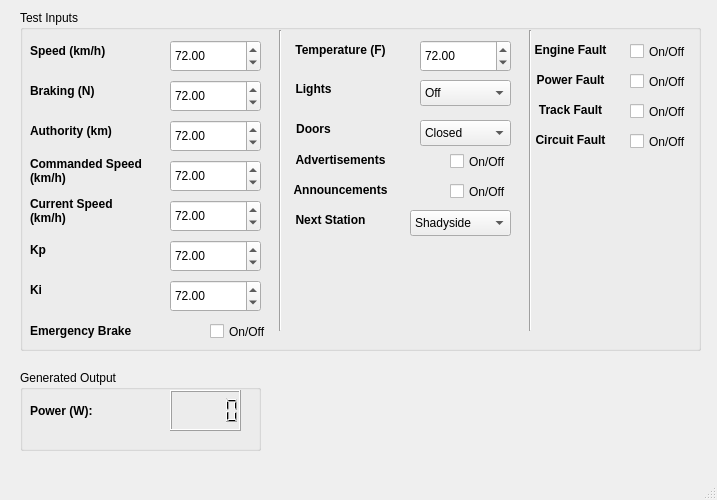
<?xml version="1.0" encoding="UTF-8"?>
<ui version="4.0">
 <class>Test_SecondWindow</class>
 <widget class="QMainWindow" name="Test_SecondWindow">
  <property name="geometry">
   <rect>
    <x>0</x>
    <y>0</y>
    <width>717</width>
    <height>500</height>
   </rect>
  </property>
  <property name="windowTitle">
   <string>MainWindow</string>
  </property>
  <widget class="QWidget" name="centralwidget">
   <widget class="QGroupBox" name="Manual_Frame_4">
    <property name="geometry">
     <rect>
      <x>20</x>
      <y>10</y>
      <width>681</width>
      <height>341</height>
     </rect>
    </property>
    <property name="title">
     <string>Test Inputs</string>
    </property>
    <widget class="QCheckBox" name="TestMode_Advertisements">
     <property name="geometry">
      <rect>
       <x>430</x>
       <y>140</y>
       <width>61</width>
       <height>23</height>
      </rect>
     </property>
     <property name="text">
      <string>On/Off</string>
     </property>
    </widget>
    <widget class="QLabel" name="label_42">
     <property name="geometry">
      <rect>
       <x>10</x>
       <y>60</y>
       <width>91</width>
       <height>41</height>
      </rect>
     </property>
     <property name="font">
      <font>
       <bold>true</bold>
      </font>
     </property>
     <property name="text">
      <string>Braking (N)</string>
     </property>
    </widget>
    <widget class="QLabel" name="label_9">
     <property name="geometry">
      <rect>
       <x>260</x>
       <y>70</y>
       <width>67</width>
       <height>17</height>
      </rect>
     </property>
     <property name="font">
      <font>
       <bold>true</bold>
      </font>
     </property>
     <property name="text">
      <string>Lights</string>
     </property>
     <property name="alignment">
      <set>Qt::AlignCenter</set>
     </property>
    </widget>
    <widget class="QCheckBox" name="TestMode_Announcements">
     <property name="geometry">
      <rect>
       <x>430</x>
       <y>170</y>
       <width>61</width>
       <height>23</height>
      </rect>
     </property>
     <property name="text">
      <string>On/Off</string>
     </property>
    </widget>
    <widget class="QDoubleSpinBox" name="TestMode_Temperature">
     <property name="geometry">
      <rect>
       <x>400</x>
       <y>30</y>
       <width>91</width>
       <height>32</height>
      </rect>
     </property>
     <property name="minimum">
      <double>0.000000000000000</double>
     </property>
     <property name="maximum">
      <double>100.000000000000000</double>
     </property>
     <property name="value">
      <double>72.000000000000000</double>
     </property>
    </widget>
    <widget class="Line" name="line_7">
     <property name="geometry">
      <rect>
       <x>500</x>
       <y>20</y>
       <width>20</width>
       <height>301</height>
      </rect>
     </property>
     <property name="orientation">
      <enum>Qt::Vertical</enum>
     </property>
    </widget>
    <widget class="Line" name="line_8">
     <property name="geometry">
      <rect>
       <x>250</x>
       <y>20</y>
       <width>20</width>
       <height>301</height>
      </rect>
     </property>
     <property name="orientation">
      <enum>Qt::Vertical</enum>
     </property>
    </widget>
    <widget class="QComboBox" name="TestMode_Lights">
     <property name="geometry">
      <rect>
       <x>400</x>
       <y>70</y>
       <width>91</width>
       <height>26</height>
      </rect>
     </property>
     <item>
      <property name="text">
       <string>Off</string>
      </property>
     </item>
     <item>
      <property name="text">
       <string>Internal</string>
      </property>
     </item>
     <item>
      <property name="text">
       <string>External</string>
      </property>
     </item>
     <item>
      <property name="text">
       <string>Both</string>
      </property>
     </item>
    </widget>
    <widget class="QComboBox" name="TestMode_Doors">
     <property name="geometry">
      <rect>
       <x>400</x>
       <y>110</y>
       <width>91</width>
       <height>26</height>
      </rect>
     </property>
     <item>
      <property name="text">
       <string>Closed</string>
      </property>
     </item>
     <item>
      <property name="text">
       <string>Left</string>
      </property>
     </item>
     <item>
      <property name="text">
       <string>Right</string>
      </property>
     </item>
     <item>
      <property name="text">
       <string>Both</string>
      </property>
     </item>
    </widget>
    <widget class="QLabel" name="label_10">
     <property name="geometry">
      <rect>
       <x>260</x>
       <y>110</y>
       <width>67</width>
       <height>17</height>
      </rect>
     </property>
     <property name="font">
      <font>
       <bold>true</bold>
      </font>
     </property>
     <property name="text">
      <string>Doors</string>
     </property>
     <property name="alignment">
      <set>Qt::AlignCenter</set>
     </property>
    </widget>
    <widget class="QLabel" name="label_43">
     <property name="geometry">
      <rect>
       <x>260</x>
       <y>170</y>
       <width>121</width>
       <height>20</height>
      </rect>
     </property>
     <property name="font">
      <font>
       <bold>true</bold>
      </font>
     </property>
     <property name="text">
      <string>Announcements</string>
     </property>
     <property name="alignment">
      <set>Qt::AlignCenter</set>
     </property>
    </widget>
    <widget class="QLabel" name="label_44">
     <property name="geometry">
      <rect>
       <x>10</x>
       <y>20</y>
       <width>91</width>
       <height>41</height>
      </rect>
     </property>
     <property name="font">
      <font>
       <bold>true</bold>
      </font>
     </property>
     <property name="text">
      <string>Speed (km/h)</string>
     </property>
    </widget>
    <widget class="QLabel" name="label_45">
     <property name="geometry">
      <rect>
       <x>260</x>
       <y>140</y>
       <width>121</width>
       <height>20</height>
      </rect>
     </property>
     <property name="font">
      <font>
       <bold>true</bold>
      </font>
     </property>
     <property name="text">
      <string>Advertisements</string>
     </property>
     <property name="alignment">
      <set>Qt::AlignCenter</set>
     </property>
    </widget>
    <widget class="QDoubleSpinBox" name="TestMode_Speed">
     <property name="geometry">
      <rect>
       <x>150</x>
       <y>30</y>
       <width>91</width>
       <height>32</height>
      </rect>
     </property>
     <property name="minimum">
      <double>0.000000000000000</double>
     </property>
     <property name="maximum">
      <double>100.000000000000000</double>
     </property>
     <property name="value">
      <double>72.000000000000000</double>
     </property>
    </widget>
    <widget class="QDoubleSpinBox" name="TestMode_Braking">
     <property name="geometry">
      <rect>
       <x>150</x>
       <y>70</y>
       <width>91</width>
       <height>32</height>
      </rect>
     </property>
     <property name="minimum">
      <double>0.000000000000000</double>
     </property>
     <property name="maximum">
      <double>100.000000000000000</double>
     </property>
     <property name="value">
      <double>72.000000000000000</double>
     </property>
    </widget>
    <widget class="QLabel" name="label_46">
     <property name="geometry">
      <rect>
       <x>10</x>
       <y>300</y>
       <width>101</width>
       <height>41</height>
      </rect>
     </property>
     <property name="font">
      <font>
       <bold>true</bold>
      </font>
     </property>
     <property name="text">
      <string>Emergency Brake</string>
     </property>
    </widget>
    <widget class="QCheckBox" name="TestMode_EmergencyBrake">
     <property name="geometry">
      <rect>
       <x>190</x>
       <y>310</y>
       <width>61</width>
       <height>23</height>
      </rect>
     </property>
     <property name="text">
      <string>On/Off</string>
     </property>
    </widget>
    <widget class="QLabel" name="label_47">
     <property name="geometry">
      <rect>
       <x>10</x>
       <y>100</y>
       <width>91</width>
       <height>41</height>
      </rect>
     </property>
     <property name="font">
      <font>
       <bold>true</bold>
      </font>
     </property>
     <property name="text">
      <string>Authority (km)</string>
     </property>
    </widget>
    <widget class="QDoubleSpinBox" name="TestMode_Authority">
     <property name="geometry">
      <rect>
       <x>150</x>
       <y>110</y>
       <width>91</width>
       <height>32</height>
      </rect>
     </property>
     <property name="minimum">
      <double>0.000000000000000</double>
     </property>
     <property name="maximum">
      <double>100.000000000000000</double>
     </property>
     <property name="value">
      <double>72.000000000000000</double>
     </property>
    </widget>
    <widget class="QLabel" name="label_48">
     <property name="geometry">
      <rect>
       <x>10</x>
       <y>140</y>
       <width>121</width>
       <height>41</height>
      </rect>
     </property>
     <property name="font">
      <font>
       <bold>true</bold>
      </font>
     </property>
     <property name="text">
      <string>Commanded Speed (km/h)</string>
     </property>
     <property name="wordWrap">
      <bool>true</bool>
     </property>
    </widget>
    <widget class="QDoubleSpinBox" name="TestMode_CommandedSpeed">
     <property name="geometry">
      <rect>
       <x>150</x>
       <y>150</y>
       <width>91</width>
       <height>32</height>
      </rect>
     </property>
     <property name="minimum">
      <double>0.000000000000000</double>
     </property>
     <property name="maximum">
      <double>100.000000000000000</double>
     </property>
     <property name="value">
      <double>72.000000000000000</double>
     </property>
    </widget>
    <widget class="QLabel" name="label_49">
     <property name="geometry">
      <rect>
       <x>260</x>
       <y>30</y>
       <width>121</width>
       <height>20</height>
      </rect>
     </property>
     <property name="font">
      <font>
       <bold>true</bold>
      </font>
     </property>
     <property name="text">
      <string>Temperature (F)</string>
     </property>
     <property name="alignment">
      <set>Qt::AlignCenter</set>
     </property>
    </widget>
    <widget class="QLabel" name="label_50">
     <property name="geometry">
      <rect>
       <x>510</x>
       <y>30</y>
       <width>81</width>
       <height>20</height>
      </rect>
     </property>
     <property name="font">
      <font>
       <bold>true</bold>
      </font>
     </property>
     <property name="text">
      <string>Engine Fault</string>
     </property>
     <property name="alignment">
      <set>Qt::AlignCenter</set>
     </property>
    </widget>
    <widget class="QLabel" name="label_51">
     <property name="geometry">
      <rect>
       <x>510</x>
       <y>60</y>
       <width>81</width>
       <height>20</height>
      </rect>
     </property>
     <property name="font">
      <font>
       <bold>true</bold>
      </font>
     </property>
     <property name="text">
      <string>Power Fault</string>
     </property>
     <property name="alignment">
      <set>Qt::AlignCenter</set>
     </property>
    </widget>
    <widget class="QLabel" name="label_52">
     <property name="geometry">
      <rect>
       <x>510</x>
       <y>90</y>
       <width>81</width>
       <height>20</height>
      </rect>
     </property>
     <property name="font">
      <font>
       <bold>true</bold>
      </font>
     </property>
     <property name="text">
      <string>Track Fault</string>
     </property>
     <property name="alignment">
      <set>Qt::AlignCenter</set>
     </property>
    </widget>
    <widget class="QLabel" name="label_53">
     <property name="geometry">
      <rect>
       <x>510</x>
       <y>120</y>
       <width>81</width>
       <height>20</height>
      </rect>
     </property>
     <property name="font">
      <font>
       <bold>true</bold>
      </font>
     </property>
     <property name="text">
      <string>Circuit Fault</string>
     </property>
     <property name="alignment">
      <set>Qt::AlignCenter</set>
     </property>
    </widget>
    <widget class="QCheckBox" name="TestMode_EngineFault">
     <property name="geometry">
      <rect>
       <x>610</x>
       <y>30</y>
       <width>61</width>
       <height>23</height>
      </rect>
     </property>
     <property name="text">
      <string>On/Off</string>
     </property>
    </widget>
    <widget class="QCheckBox" name="TestMode_PowerFault">
     <property name="geometry">
      <rect>
       <x>610</x>
       <y>60</y>
       <width>61</width>
       <height>23</height>
      </rect>
     </property>
     <property name="text">
      <string>On/Off</string>
     </property>
    </widget>
    <widget class="QCheckBox" name="TestMode_TrackFault">
     <property name="geometry">
      <rect>
       <x>610</x>
       <y>90</y>
       <width>61</width>
       <height>23</height>
      </rect>
     </property>
     <property name="text">
      <string>On/Off</string>
     </property>
    </widget>
    <widget class="QCheckBox" name="TestMode_CircuitFault">
     <property name="geometry">
      <rect>
       <x>610</x>
       <y>120</y>
       <width>61</width>
       <height>23</height>
      </rect>
     </property>
     <property name="text">
      <string>On/Off</string>
     </property>
    </widget>
    <widget class="QLabel" name="label_33">
     <property name="geometry">
      <rect>
       <x>10</x>
       <y>270</y>
       <width>63</width>
       <height>20</height>
      </rect>
     </property>
     <property name="font">
      <font>
       <bold>true</bold>
      </font>
     </property>
     <property name="text">
      <string>Ki</string>
     </property>
    </widget>
    <widget class="QDoubleSpinBox" name="TestEngineerMode_setKp">
     <property name="geometry">
      <rect>
       <x>150</x>
       <y>230</y>
       <width>91</width>
       <height>32</height>
      </rect>
     </property>
     <property name="minimum">
      <double>0.000000000000000</double>
     </property>
     <property name="maximum">
      <double>100.000000000000000</double>
     </property>
     <property name="value">
      <double>72.000000000000000</double>
     </property>
    </widget>
    <widget class="QDoubleSpinBox" name="TestEngineerMode_setKi">
     <property name="geometry">
      <rect>
       <x>150</x>
       <y>270</y>
       <width>91</width>
       <height>32</height>
      </rect>
     </property>
     <property name="minimum">
      <double>0.000000000000000</double>
     </property>
     <property name="maximum">
      <double>100.000000000000000</double>
     </property>
     <property name="value">
      <double>72.000000000000000</double>
     </property>
    </widget>
    <widget class="QLabel" name="label">
     <property name="geometry">
      <rect>
       <x>10</x>
       <y>230</y>
       <width>63</width>
       <height>20</height>
      </rect>
     </property>
     <property name="font">
      <font>
       <bold>true</bold>
      </font>
     </property>
     <property name="text">
      <string>Kp</string>
     </property>
    </widget>
    <widget class="QLabel" name="label_54">
     <property name="geometry">
      <rect>
       <x>10</x>
       <y>180</y>
       <width>111</width>
       <height>41</height>
      </rect>
     </property>
     <property name="font">
      <font>
       <bold>true</bold>
      </font>
     </property>
     <property name="text">
      <string>Current Speed (km/h)</string>
     </property>
     <property name="wordWrap">
      <bool>true</bool>
     </property>
    </widget>
    <widget class="QDoubleSpinBox" name="TestMode_CurrentSpeed">
     <property name="geometry">
      <rect>
       <x>150</x>
       <y>190</y>
       <width>91</width>
       <height>32</height>
      </rect>
     </property>
     <property name="minimum">
      <double>0.000000000000000</double>
     </property>
     <property name="maximum">
      <double>100.000000000000000</double>
     </property>
     <property name="value">
      <double>72.000000000000000</double>
     </property>
    </widget>
    <widget class="QLabel" name="label_56">
     <property name="geometry">
      <rect>
       <x>250</x>
       <y>200</y>
       <width>121</width>
       <height>20</height>
      </rect>
     </property>
     <property name="font">
      <font>
       <bold>true</bold>
      </font>
     </property>
     <property name="text">
      <string>Next Station</string>
     </property>
     <property name="alignment">
      <set>Qt::AlignCenter</set>
     </property>
    </widget>
    <widget class="QComboBox" name="TestMode_NextStation">
     <property name="geometry">
      <rect>
       <x>390</x>
       <y>200</y>
       <width>101</width>
       <height>26</height>
      </rect>
     </property>
     <item>
      <property name="text">
       <string>Shadyside</string>
      </property>
     </item>
     <item>
      <property name="text">
       <string>Herron Ave.</string>
      </property>
     </item>
     <item>
      <property name="text">
       <string>Swissvale</string>
      </property>
     </item>
     <item>
      <property name="text">
       <string>Penn Station</string>
      </property>
     </item>
     <item>
      <property name="text">
       <string>Steel Plaza</string>
      </property>
     </item>
     <item>
      <property name="text">
       <string>First Ave.</string>
      </property>
     </item>
     <item>
      <property name="text">
       <string>Station Square</string>
      </property>
     </item>
     <item>
      <property name="text">
       <string>South Hills Junction</string>
      </property>
     </item>
    </widget>
   </widget>
   <widget class="QGroupBox" name="groupBox">
    <property name="geometry">
     <rect>
      <x>20</x>
      <y>370</y>
      <width>241</width>
      <height>81</height>
     </rect>
    </property>
    <property name="title">
     <string>Generated Output</string>
    </property>
    <widget class="QLCDNumber" name="TestMode_PowerDisplay">
     <property name="geometry">
      <rect>
       <x>150</x>
       <y>20</y>
       <width>71</width>
       <height>41</height>
      </rect>
     </property>
     <property name="font">
      <font>
       <pointsize>14</pointsize>
       <bold>true</bold>
      </font>
     </property>
    </widget>
    <widget class="QLabel" name="label_55">
     <property name="geometry">
      <rect>
       <x>10</x>
       <y>20</y>
       <width>71</width>
       <height>41</height>
      </rect>
     </property>
     <property name="font">
      <font>
       <bold>true</bold>
      </font>
     </property>
     <property name="text">
      <string>Power (W):</string>
     </property>
    </widget>
   </widget>
  </widget>
  <widget class="QMenuBar" name="menubar">
   <property name="geometry">
    <rect>
     <x>0</x>
     <y>0</y>
     <width>717</width>
     <height>22</height>
    </rect>
   </property>
  </widget>
  <widget class="QStatusBar" name="statusbar"/>
 </widget>
 <resources/>
 <connections/>
</ui>
